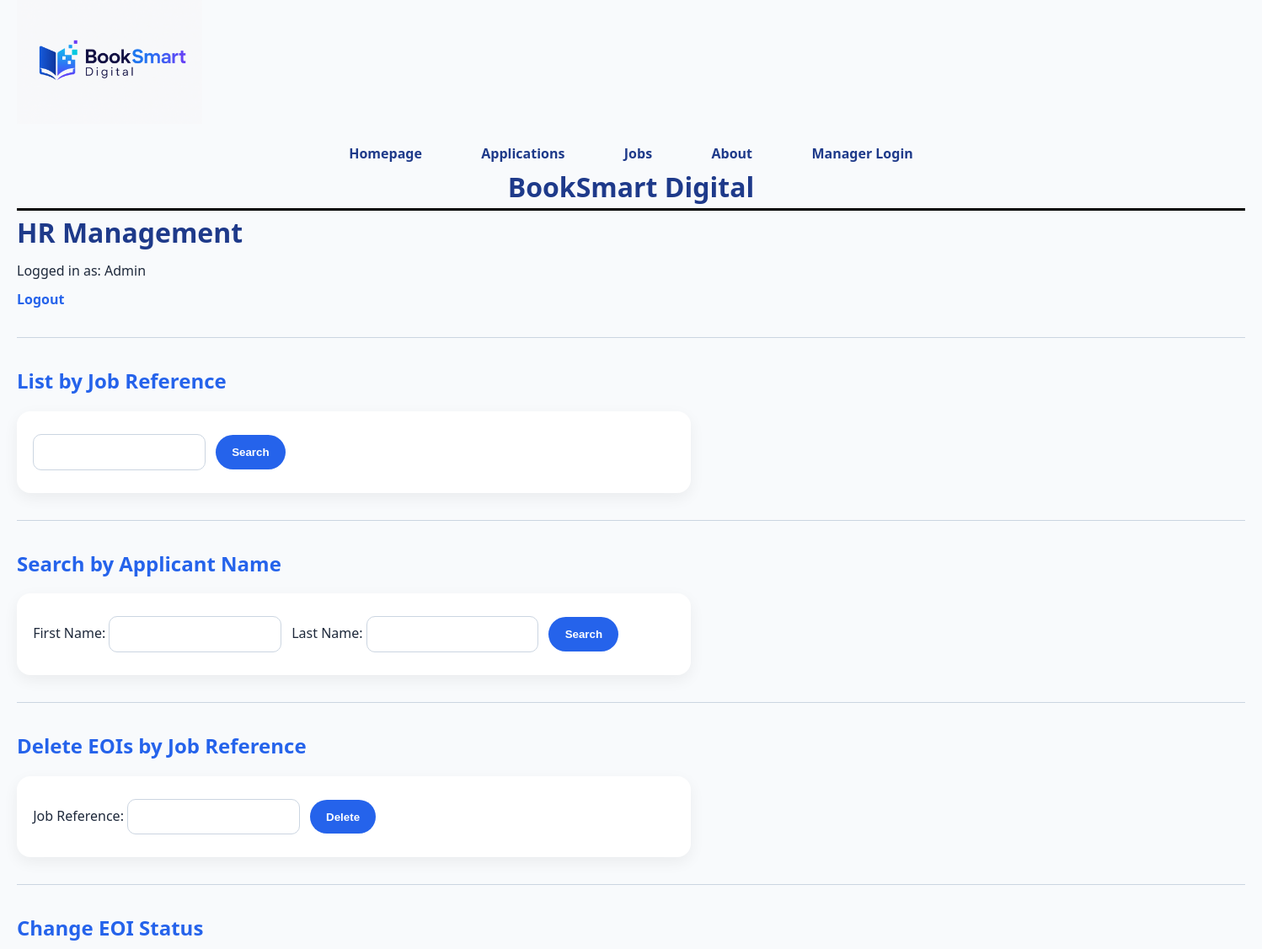
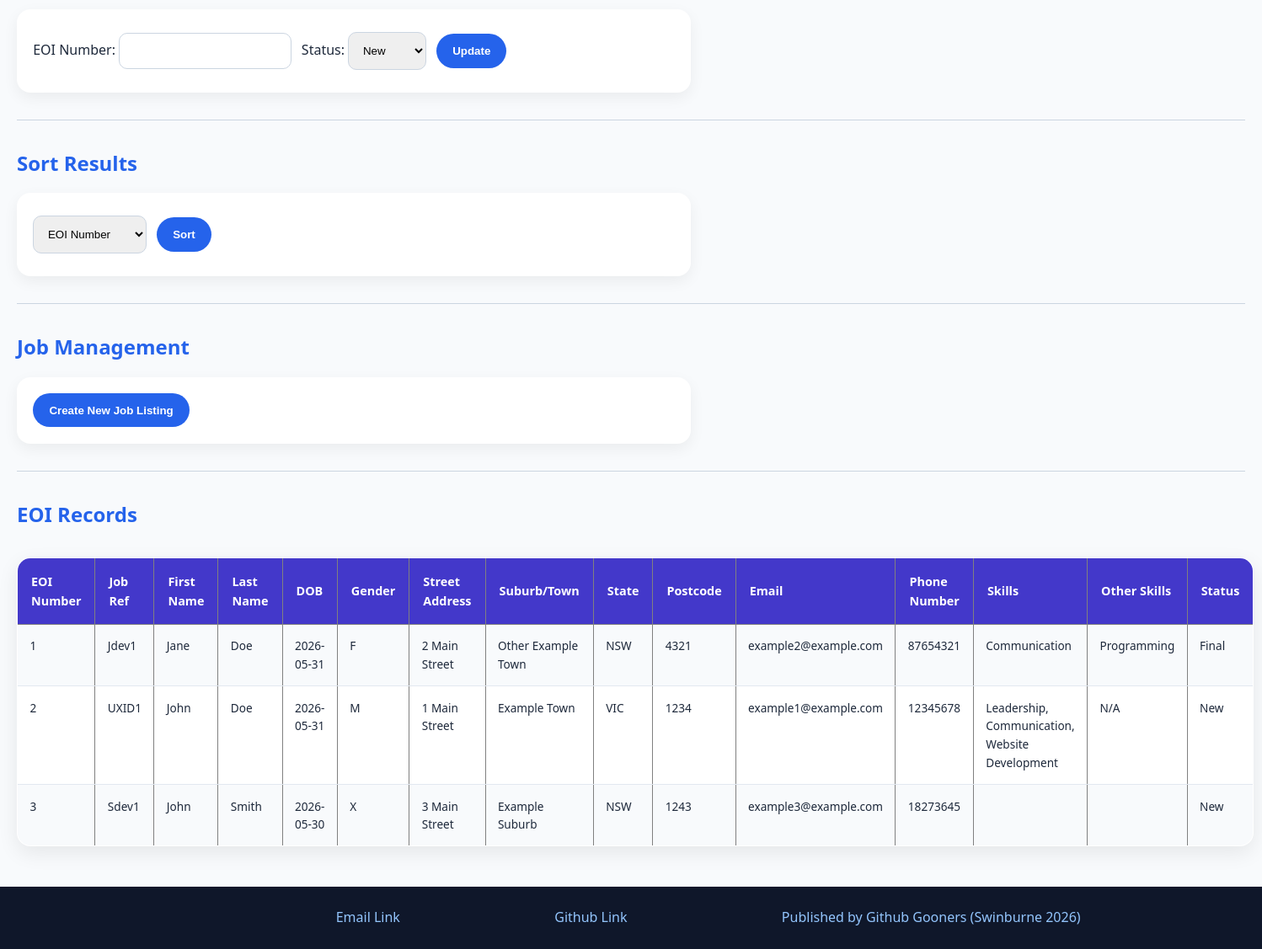
Page /pages/manage.php (signed in) on the committed database (2 pictures, top to bottom).
### tables this page shows
CREATE TABLE `eoi` (
  `EOInumber` int(11) NOT NULL,
  `job_ref` varchar(5) NOT NULL,
  `first_name` varchar(20) NOT NULL,
  `last_name` varchar(20) NOT NULL,
  `dob` date NOT NULL,
  `gender` varchar(1) NOT NULL,
  `street_address` varchar(40) NOT NULL,
  `suburb_town` varchar(40) NOT NULL,
  `state` varchar(3) NOT NULL,
  `postcode` varchar(4) NOT NULL,
  `email` varchar(40) NOT NULL,
  `phone_number` varchar(12) NOT NULL,
  `skills` text DEFAULT NULL,
  `other_skills` text DEFAULT NULL,
  `status` varchar(7) NOT NULL
);

### pages/manage.php (the view, shortened to what this page needs)
<?php
require_once("settings.php");
$conn = mysqli_connect($host, $user, $pwd, $sql_db);
$sort = "EOInumber";
$query = "SELECT * FROM eoi";
if (isset($_GET["job_ref"]) && $_GET["job_ref"] != "") {
    $job_ref = trim($_GET["job_ref"]);
    $query = "SELECT * FROM eoi
              WHERE job_ref='$job_ref'
              ORDER BY $sort";
}
else {
    $query .= " ORDER BY $sort";
}
$result = mysqli_query($conn, $query);
?>
<!DOCTYPE html>
<html lang="en">
<head>
    <link rel="stylesheet" href="../styles/styles.css">
</head>
<body>
<?php
    include '../IncFiles/header.inc';
?>
<div class="manage-page">
<h1>HR Management</h1>
<p>
    Logged in as:
    <?php echo $_SESSION["username"]; ?>
</p>
<p>
    <a href="logout.php">Logout</a>
</p>
<hr>
<h2>List by Job Reference</h2>
<form action="manage.php" method="get">
    <input type="text" name="job_ref">
    <input type="submit" value="Search">
</form>
<hr>
<h2>Search by Applicant Name</h2>
<form action="manage.php" method="get">
    First Name:
    <input type="text" name="first_name">
    Last Name:
    <input type="text" name="last_name">
    <input type="submit" value="Search">
</form>
<hr>
<h2>Delete EOIs by Job Reference</h2>
<form action="manage.php" method="post">
    Job Reference:
    <input type="text" name="delete_job_ref">
    <input type="submit" value="Delete">
</form>
<hr>
<h2>Change EOI Status</h2>
<form action="manage.php" method="post">
    EOI Number:
    <input type="number" name="eoi_number">
    Status:
    <select name="status">
        <option value="New">New</option>
    </select>
    <input type="submit" value="Update">
</form>
<hr>
<h2>Sort Results</h2>
<form action="manage.php" method="get">
    <select name="sort">
        <option value="EOInumber">EOI Number</option>
    </select>
    <input type="submit" value="Sort">
</form>
<hr>
<h2>Job Management</h2>
<form action="add_job.php" method="get">
    <input type="submit" value="Create New Job Listing">
</form>
<hr>
<h2>EOI Records</h2>
<table border="1">
<tr>
    <th>EOI Number</th>
    <th>Job Ref</th>
    <th>First Name</th>
    <th>Last Name</th>
    <th>DOB</th>
    <th>Gender</th>
    <th>Street Address</th>
    <th>Suburb/Town</th>
    <th>State</th>
    <th>Postcode</th>
    <th>Email</th>
    <th>Phone Number</th>
    <th>Skills</th>
    <th>Other Skills</th>
    <th>Status</th>
</tr>
<?php
if ($result && mysqli_num_rows($result) > 0) {
    while ($row = mysqli_fetch_assoc($result)) {
        echo "<tr>";
        echo "<td>" . $row["EOInumber"] . "</td>";
        echo "<td>" . $row["job_ref"] . "</td>";
        echo "<td>" . $row["first_name"] . "</td>";
        echo "<td>" . $row["last_name"] . "</td>";
        echo "<td>" . $row["dob"] . "</td>";
        echo "<td>" . $row["gender"] . "</td>";
        echo "<td>" . $row["street_address"] . "</td>";
        echo "<td>" . $row["suburb_town"] . "</td>";
        echo "<td>" . $row["state"] . "</td>";
        echo "<td>" . $row["postcode"] . "</td>";
        echo "<td>" . $row["email"] . "</td>";
        echo "<td>" . $row["phone_number"] . "</td>";
        echo "<td>" . $row["skills"] . "</td>";
        echo "<td>" . $row["other_skills"] . "</td>";
        echo "<td>" . $row["status"] . "</td>";
        echo "</tr>";
    }
}
else {
    echo "<tr><td colspan='15'>No records found.</td></tr>";
}
?>
</table>
</div>
<?php include '../IncFiles/footer.inc';
?>
</body>
</html>

### styles/styles.css (style rules this page uses)
* { margin: 0; padding: 0; box-sizing: border-box; }
body { font-family: "Segoe UI", Arial, sans-serif; background: #F8FAFC; color: #1E293B; line-height: 1.6; padding-left: 20px; padding-right: 20px; }
h1 { color: #1E3A8A; }
h2 { color: #2563EB; }
.manage-page h1 { margin-bottom: 0.5rem; }
.manage-page h2 { margin-top: 2rem; margin-bottom: 1rem; }
.manage-page p { margin: 0.5rem 0; }
.manage-page p a { color: #2563EB; font-weight: 600; text-decoration: none; }
.manage-page hr { margin: 2rem 0; border: none; border-top: 1px solid #CBD5E1; }
.manage-page form { background: white; padding: 1.2rem; border-radius: 16px; box-shadow: 0 6px 18px rgba(0,0,0,0.06); max-width: 800px; margin-bottom: 1rem; }
.manage-page form input[type="text"], .manage-page form input[type="number"], .manage-page form select { padding: 0.8rem; border-radius: 10px; border: 1px solid #CBD5E1; margin: 0.5rem 0.5rem 0.5rem 0; outline: none; transition: 0.2s; }
.manage-page form input[type="submit"] { background: #2563EB; color: white; border: none; padding: 0.8rem 1.2rem; border-radius: 50px; cursor: pointer; font-weight: 600; transition: 0.3s; }
.manage-page table { width: 100%; border-collapse: collapse; background: white; border-radius: 16px; overflow: hidden; box-shadow: 0 8px 25px rgba(0,0,0,0.08); margin-top: 2rem; }
.manage-page table th { background: #4338CA; color: white; padding: 1rem; text-align: left; font-size: 0.9rem; }
.manage-page table td { padding: 0.9rem; border-bottom: 1px solid #E2E8F0; font-size: 0.85rem; vertical-align: top; }
.manage-page table tr:nth-child(even) { background: #F8FAFC; }

### rows in the picture
eoi: EOInumber "1", job_ref "Jdev1", first_name "Jane", last_name "Doe", dob "2026-05-31", gender "F", street_address "2 Main Street", suburb_town "Other Example Town", state "NSW", postcode "4321", email "example2@example.com", phone_number "87654321", skills "Communication", other_skills "Programming", status "Final"
eoi: EOInumber "2", job_ref "UXID1", first_name "John", last_name "Doe", dob "2026-05-31", gender "M", street_address "1 Main Street", suburb_town "Example Town", state "VIC", postcode "1234", email "example1@example.com", phone_number "12345678", skills "Leadership, Communication, Website Development", other_skills "N/A", status "New"
eoi: EOInumber "3", job_ref "Sdev1", first_name "John", last_name "Smith", dob "2026-05-30", gender "X", street_address "3 Main Street", suburb_town "Example Suburb", state "NSW", postcode "1243", email "example3@example.com", phone_number "18273645", status "New"

### other values in the picture
$_SESSION["username"] "Admin"
